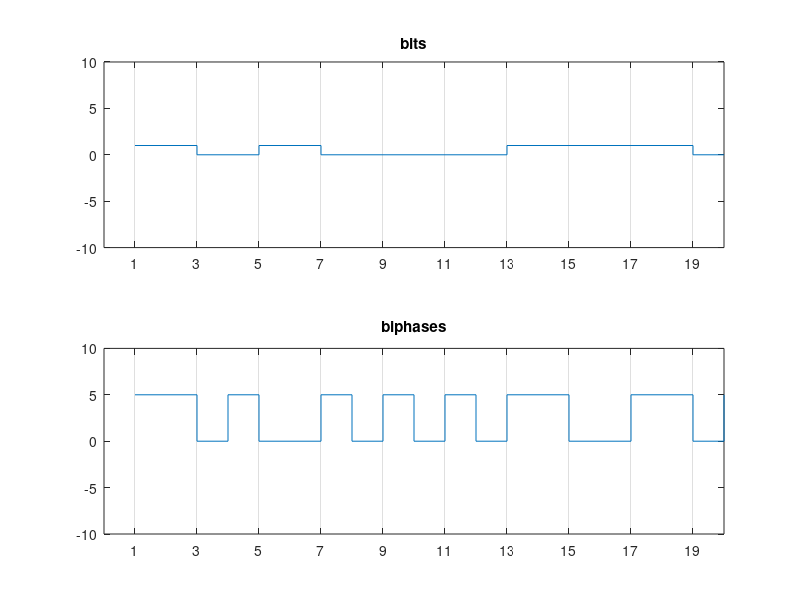

MATLAB code for this plot:
clc
clear all
s = [1 0 1 0 0 0 1 1 1];
s(length(s)+1)=0;
y=[];
prev = 0;
for (x=1:1:length(s))
    if(s(x)==1 && prev == 0)
        y = [y,5];
        y = [y,5];
        prev = 5;
    elseif(s(x)==1 && prev == 5)
        y = [y,0];
        y = [y,0];
        prev = 0;
    elseif(s(x)==0 && prev == 0)
        y =[y,5];
        y =[y,0];
        prev =0;
    else
        y =[y,0];
        y =[y,5];
        prev = 5;
    end
end

s = repelem(s,2);
subplot (2,1,1)
stairs(s);
title('bits');
set(gca,'Xgrid','on');
set(gca,'Xtick',[1:2:length(s)]);
axis ([0 20 -10 10]);

subplot (2,1,2)
stairs(y);
title('biphases');
set(gca,'Xgrid','on');
set(gca,'Xtick',[1:2:length(s)]);
axis ([0 20 -10 10]);